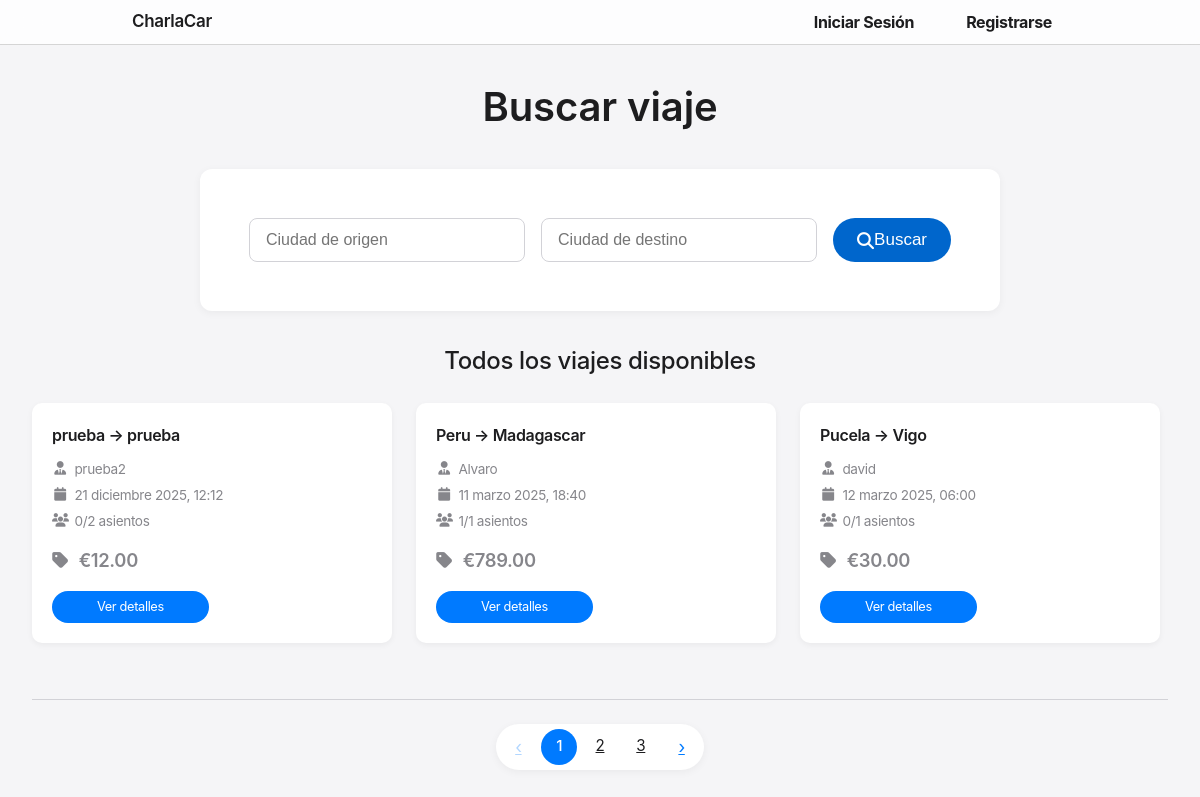
The app's page /search/ with its own data.
### rides/models.py (models this page shows, shortened)
class Ride(models.Model):
    driver = models.ForeignKey(User, on_delete=models.CASCADE, related_name='rides_as_driver')
    passengers = models.ManyToManyField(User, related_name='rides_as_passenger', blank=True)
    origin = models.CharField(max_length=100)
    destination = models.CharField(max_length=100)
    departure_time = models.DateTimeField()
    total_seats = models.PositiveIntegerField()
    price = models.DecimalField(max_digits=7, decimal_places=2)
    def get_formatted_price(self):
        return f"{settings.CURRENCY_SYMBOL}{self.price}"
    @property
    def seats_available(self):
        return self.total_seats - self.passengers.count()
    @property
    def is_active(self):
        return self.departure_time > timezone.now()

### rides/views.py (the view)
# urls.py: path('search/', views.search_ride, name='search_ride'),
def search_ride(request):
    query_origin = request.GET.get('origin', '')
    query_destination = request.GET.get('destination', '')
    rides = Ride.objects.filter(departure_time__gt=timezone.now())
    if query_origin:
        rides = rides.filter(origin__icontains=query_origin)
    if query_destination:
        rides = rides.filter(destination__icontains=query_destination)
    paginator = Paginator(rides, 3)
    page_number = request.GET.get('page', 1)
    page_obj = paginator.get_page(page_number)
    context = {
        'page_obj': page_obj,
        'query_origin': query_origin,
        'query_destination': query_destination,
    }
    return render(request, 'rides/search_ride.html', context)

### rides/templates/rides/search_ride.html (shortened to what this page needs)
{% extends 'base.html' %}
{% load static %}
{% block extra_styles %}
<link rel="stylesheet" href="{% static 'css/pages/profile.css' %}">
<link rel="stylesheet" href="https://cdnjs.cloudflare.com/ajax/libs/font-awesome/6.4.0/css/all.min.css">
{% endblock %}
{% block content %}
<div class="page-container">
    <div class="page-header">
        <h1 class="page-title">Buscar viaje</h1>
    </div>
    <div class="search-container">
        <form method="get" class="search-form">
            <input type="text" name="origin" placeholder="Ciudad de origen" value="{{ query_origin }}" class="search-input">
            <input type="text" name="destination" placeholder="Ciudad de destino" value="{{ query_destination }}" class="search-input">
            <button type="submit" class="button button-primary">
                <i class="fas fa-search"></i> Buscar
            </button>
        </form>
    </div>
    {% if query_origin or query_destination %}
    <h2 class="section-title">Resultados para {% if query_origin %}{{ query_origin }}{% endif %}{% if query_origin and query_destination %} a {% endif %}{% if query_destination %}{{ query_destination }}{% endif %}</h2>
    {% else %}
    <h2 class="section-title">Todos los viajes disponibles</h2>
    {% endif %}
    <div class="rides-grid">
        {% for ride in page_obj %}
        <div class="profile-ride-card {% if not ride.is_active %}expired{% endif %}">
            <h2 class="ride-title">{{ ride.origin }} → {{ ride.destination }}</h2>
            <div class="ride-info">
                <p>
                    <i class="fas fa-user-tie info-icon"></i>
                    {{ ride.driver.username }}
                </p>
                <p>
                    <i class="fas fa-calendar info-icon"></i>
                    {{ ride.departure_time|date:"j F Y, H:i" }}
                </p>
                <p>
                    <i class="fas fa-users info-icon"></i>
                    {{ ride.seats_available }}/{{ ride.total_seats }} asientos
                </p>
            </div>
            <p class="ride-price">
                <i class="fas fa-tag info-icon"></i>
                {{ ride.get_formatted_price }}
            </p>
            <div class="card-actions">
                <a href="{% url 'rides:ride_detail' ride.id %}" class="button button-primary">
                    Ver detalles
                </a>
            </div>
        </div>
        {% endfor %}
    </div>
    {% if page_obj.paginator.num_pages > 1 %}
    <div class="pagination-container">
        <div class="pagination">
            <a href="{% if page_obj.has_previous %}?{% if query_origin %}origin={{ query_origin }}&{% endif %}{% if query_destination %}destination={{ query_destination }}&{% endif %}page={{ page_obj.previous_page_number }}{% else %}#{% endif %}" class="page-button page-arrow {% if not page_obj.has_previous %}disabled{% endif %}">
                ‹
            </a>
            {% for i in page_obj.paginator.page_range %}
                {% if page_obj.number == i %}
                    <a class="page-button active">{{ i }}</a>
                {% elif i > page_obj.number|add:"-3" and i < page_obj.number|add:"3" %}
                    <a href="?{% if query_origin %}origin={{ query_origin }}&{% endif %}{% if query_destination %}destination={{ query_destination }}&{% endif %}page={{ i }}" class="page-button">{{ i }}</a>
                {% endif %}
            {% endfor %}
            <a href="{% if page_obj.has_next %}?page={{ page_obj.next_page_number }}{% else %}#{% endif %}" class="page-button page-arrow ">
                ›
            </a>
        </div>
    </div>
    {% endif %}
</div>
{% endblock %}

### static/css/base.css (style rules this page uses)
:root { --color-primary: #0066CC; --color-primary-hover: #0055B3; --color-secondary: #86868b; --color-text: #1d1d1f; --color-background: #FBFBFD; --color-white: #ffffff; --color-border: #d2d2d7; --font-family-text: "SF Pro Text", -apple-system, BlinkMacSystemFont, "Helvetica Neue", Arial, sans-serif; --font-family-display: "SF Pro Display", -apple-system, BlinkMacSystemFont, "Helvetica Neue", Arial, sans-serif; --font-size-xs: 12px; --font-size-sm: 14px; --font-size-base: 17px; --font-size-lg: 21px; --font-size-xl: 40px; --font-size-2xl: 48px; --font-size-3xl: 56px; --font-size-4xl: 80px; --line-height-tight: 1.1; --line-height-base: 1.47059; --container-width: 980px; --spacing-xs: 4px; --spacing-sm: 8px; --spacing-md: 16px; --spacing-lg: 24px; --spacing-xl: 32px; --spacing-2xl: 48px; --border-radius-sm: 12px; --border-radius-lg: 14px; --border-radius-xl: 18px; --border-radius-full: 999px; --shadow-sm: 0 2px 5px rgba(0, 0, 0, 0.05); --shadow-md: 0 4px 12px rgba(0, 0, 0, 0.08); --shadow-lg: 0 8px 16px rgba(0, 0, 0, 0.12); --transition: all 0.3s cubic-bezier(0.4, 0, 0.2, 1); }
* { margin: 0; padding: 0; box-sizing: border-box; }
body { font-family: var(--font-family-text); background-color: var(--color-background); color: var(--color-text); line-height: var(--line-height-base); font-weight: 400; letter-spacing: -0.022em; -webkit-font-smoothing: antialiased; -moz-osx-font-smoothing: grayscale; overflow-x: hidden; }
h1, h2, h3, h4, h5, h6 { font-family: var(--font-family-display); }

### static/css/components.css (style rules this page uses)
.search-form { width: 100%; max-width: 800px; background: rgba(255, 255, 255, 0.15); backdrop-filter: blur(15px) saturate(180%); -webkit-backdrop-filter: blur(15px) saturate(180%); border-radius: var(--border-radius-lg); padding: var(--spacing-lg); border: 1px solid rgba(255, 255, 255, 0.25); }
.search-input { flex: 1; height: 44px; padding: 0 var(--spacing-md); border: none; border-radius: var(--border-radius-sm); font-size: var(--font-size-base); background: rgba(255, 255, 255, 0.5); backdrop-filter: blur(10px); -webkit-backdrop-filter: blur(10px); color: var(--color-text); transition: all 0.2s ease; }
.search-form button { height: 44px; padding: 0 var(--spacing-lg); background-color: var(--color-primary); color: white; border: none; border-radius: var(--border-radius-full); font-size: var(--font-size-base); font-weight: 400; cursor: pointer; transition: background-color 0.2s ease; }
.button { display: inline-flex; align-items: center; justify-content: center; padding: var(--spacing-sm) var(--spacing-md); border-radius: var(--border-radius-xl); font-size: var(--font-size-base); font-weight: 400; text-decoration: none; transition: var(--transition); cursor: pointer; border: none; }
.button-primary { background-color: var(--color-primary); color: var(--color-white); }
.rides-grid { display: grid; grid-template-columns: repeat(auto-fill, minmax(300px, 1fr)); gap: var(--spacing-lg); }
.ride-title { font-size: 20px; font-weight: 600; margin-bottom: var(--spacing-md); color: var(--color-text); }
.ride-info { font-size: 15px; color: var(--color-secondary); margin-bottom: var(--spacing-md); }
.ride-price { font-size: var(--font-size-lg); font-weight: 600; color: var(--color-text); margin: var(--spacing-md) 0; }
.card-actions { display: flex; gap: var(--spacing-sm); margin-top: var(--spacing-md); }

### records on screen
Ride: origin "prueba", destination "prueba", driver.username "prueba2", departure_time "21 diciembre 2025, 12:12", seats_available "0", total_seats "2", get_formatted_price "€12.00"
Ride: origin "Peru", destination "Madagascar", driver.username "Alvaro", departure_time "11 marzo 2025, 18:40", seats_available "1", total_seats "1", get_formatted_price "€789.00"
Ride: origin "Pucela", destination "Vigo", driver.username "david", departure_time "12 marzo 2025, 06:00", seats_available "0", total_seats "1", get_formatted_price "€30.00"

### other values on screen
{{ i }} "1"
{{ i }} "2" "3"
